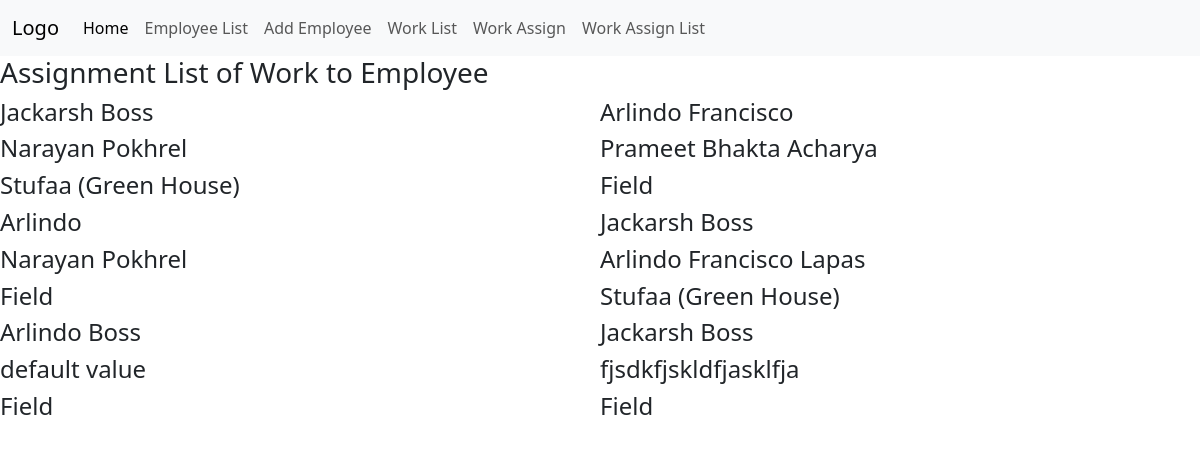
The app's page /work_assign_list.html with its own data.
### agriculture/models.py (models this page shows)
class Assignment(models.Model):
    boss_name = models.CharField(max_length=1000)
    emp_name = models.ForeignKey(Employee, null = True, on_delete = models.CASCADE)
    work_primary = models.ForeignKey(Work, null = True, on_delete = models.CASCADE)

class Employee(models.Model):
    emp_id = models.PositiveIntegerField()
    emp_name = models.CharField(max_length = 1000, default = 'default value')
    emp_address_temporary = models.CharField(max_length = 1000)
    emp_address_permanent = models.CharField(max_length = 1000)
    emp_date_of_birth = models.DateField(blank=True, null=True)
    emp_national = models.CharField(max_length = 1000, default = 'default_value')
    emp_email = models.EmailField(max_length = 1000)
    emp_contact_number = models.CharField(max_length=1000)
    emp_image = models.ImageField(upload_to='image/', default='blank-avatar-photo-icon-design-vector-30257190.jpg')

class Work(models.Model):
    work_primary = models.CharField(max_length=1000)
    work_primary_image_stufa=models.ImageField(upload_to='image/')
    work_primary_description=models.CharField(max_length=1000, default='default_value', blank=True, null=True)

### agriculture/views.py (the view)
# urls.py: path('work_assign_list.html', views.work_assign_list, name = 'work_assign_list'),
def work_assign_list(request):
    assign = Assignment.objects.all()
    return render(request, 'agriculture/work/work_assign_list.html', {'assignments': assign})

### agriculture/templates/agriculture/work/work_assign_list.html (shortened to what this page needs)
{% extends 'base.html' %}
{% load static %}
{% block content %}
<h3>Assignment List of Work to Employee</h3>
<div class="col-md-12">
    {% for assign in assignments %}
    <div class="col-md-6" style="float: left;">
            <h4>{{ assign.boss_name }}</h4>
            <h4>{{ assign.emp_name.emp_name }}</h4>
            <h4>{{ assign.work_primary.work_primary }}</h4>
    </div>
    {% endfor %}
</div>
{% endblock %}

### records on screen
Assignment: boss_name "Jackarsh Boss", emp_name.emp_name "Narayan Pokhrel", work_primary.work_primary "Stufaa (Green House)"
Assignment: boss_name "Arlindo Francisco", emp_name.emp_name "Prameet Bhakta Acharya", work_primary.work_primary "Field"
Assignment: boss_name "Arlindo", emp_name.emp_name "Narayan Pokhrel", work_primary.work_primary "Field"
Assignment: boss_name "Jackarsh Boss", emp_name.emp_name "Arlindo Francisco Lapas", work_primary.work_primary "Stufaa (Green House)"
Assignment: boss_name "Arlindo Boss", emp_name.emp_name "default value", work_primary.work_primary "Field"
Assignment: boss_name "Jackarsh Boss", emp_name.emp_name "fjsdkfjskldfjasklfja", work_primary.work_primary "Field"
